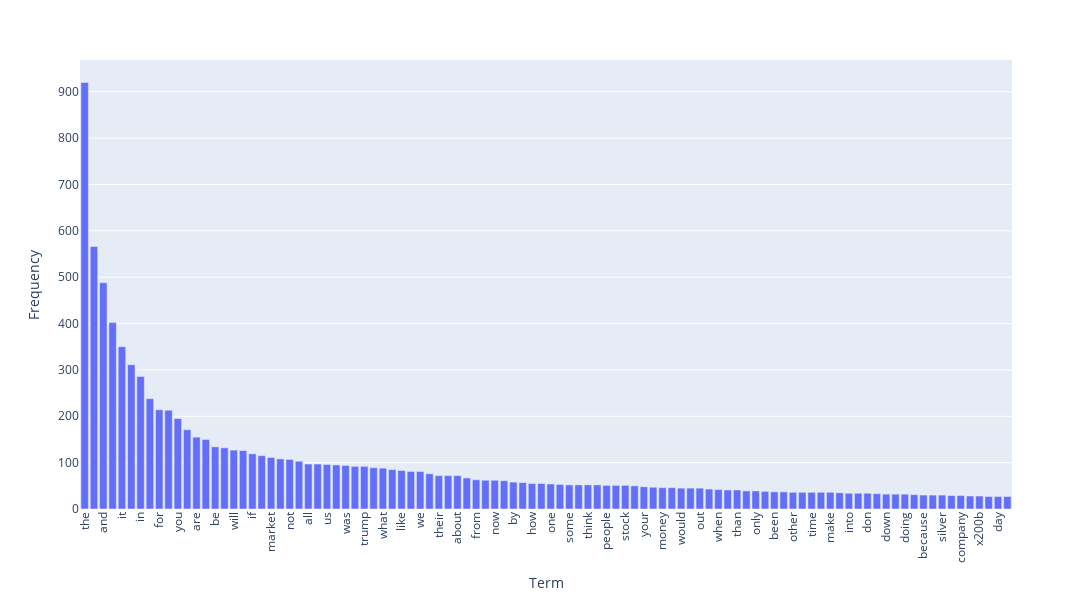

Source (notebook cell):
### Code cell
df_terms = pd.DataFrame({
    "term": count_vect.get_feature_names_out(),
    "frequency": term_frequencies
})

# sort by frequency (descending)
df_terms = df_terms.sort_values("frequency", ascending=False)
df_terms_sorted = df_terms[:100]

# plot sorted bar chart
fig = px.bar(df_terms_sorted,
             x="term",
             y="frequency",
             labels={"term": "Term", "frequency": "Frequency"})

fig.update_layout(xaxis_tickangle=-90, height=600, width=1200)
fig.show()

### Figure 1 — Plotly figure (JSON) as saved in the notebook; plotly's stock layout.template omitted (floating-point values rounded to 4 significant figures)
{"data": [{"hovertemplate": "Term=%{x}<br>Frequency=%{y}<extra></extra>", "legendgroup": "", "marker": {"color": "#636efa", "pattern": {"shape": ""}}, "name": "", "orientation": "v", "showlegend": false, "textposition": "auto", "type": "bar", "x": ["the", "to", "and", "is", "it", "of", "in", "that", "for", "this", "you", "on", "are", "they", "be", "he", "will", "with", "if", "as", "market", "but", "not", "so", "all", "have", "us", "just", "was", "at", "trump", "my", "what", "can", "like", "or", "we", "has", "their", "china", "about", "more", "from", "there", "now", "no", "by", "re", "how", "up", "one", "do", "some", "even", "think", "them", "people", "his", "stock", "going", "your", "an", "money", "good", "would", "any", "out", "see", "when", "who", "than", "tariffs", "only", "why", "been", "get", "other", "price", "time", "him", "make", "want", "into", "me", "don", "then", "down", "over", "doing", "could", "because", "futures", "silver", "right", "company", "still", "x200b", "go", "day", "should"], "xaxis": "x", "y": [920, 566, 488, 402, 350, 311, 286, 238, 214, 213, 195, 171, 155, 150, 134, 132, 127, 126, 119, 115, 111, 108, 107, 103, 97, 97, 96, 95, 94, 92, 92, 89, 88, 85, 83, 81, 81, 76, 72, 72, 72, 67, 63, 62, 62, 61, 58, 57, 55, 55, 54, 53, 52, 52, 52, 52, 51, 51, 51, 50, 48, 47, 46, 46, 45, 45, 45, 43, 42, 41, 41, 39, 39, 38, 37, 37, 36, 36, 36, 36, 36, 35, 34, 34, 34, 33, 32, 32, 32, 31, 30, 30, 30, 29, 29, 28, 28, 27, 27, 27], "yaxis": "y"}], "layout": {"barmode": "relative", "height": 600, "legend": {"tracegroupgap": 0}, "margin": {"t": 60}, "width": 1200, "xaxis": {"anchor": "y", "domain": [0, 1], "tickangle": -90, "title": {"text": "Term"}}, "yaxis": {"anchor": "x", "domain": [0, 1], "title": {"text": "Frequency"}}}}
